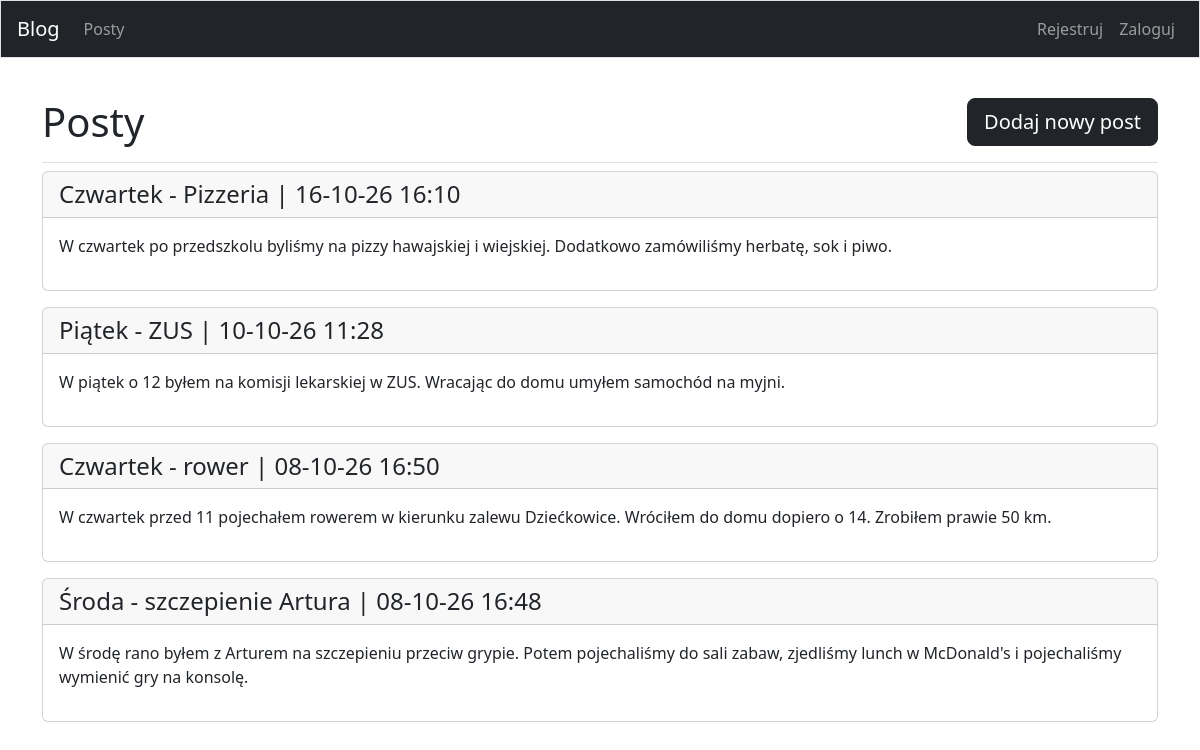
The app's page /posts/, older data.
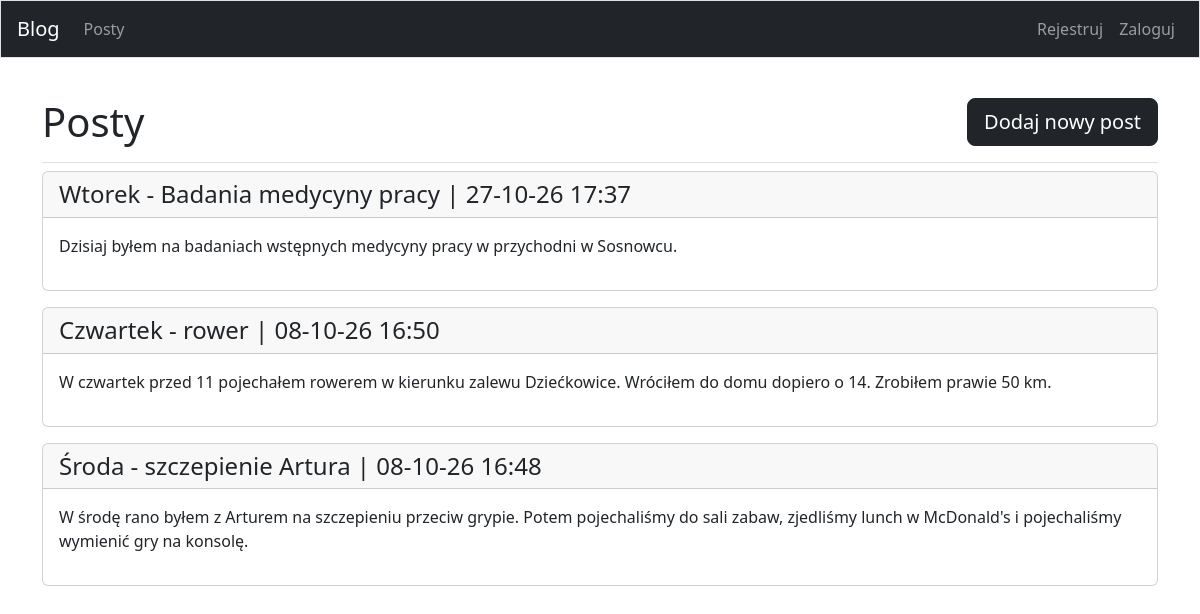
The same page, newer data.
### blogs/models.py (models this page shows, shortened)
class BlogPost(models.Model):
    title = models.CharField(max_length=200)
    text = models.TextField()
    date_added = models.DateTimeField(auto_now_add=True)
    owner = models.ForeignKey(User, on_delete=models.CASCADE)

### blogs/views.py (the view)
# urls.py: path('posts/', views.posts, name='posts'),
def posts(request):
    posts = BlogPost.objects.order_by('-date_added')
    context = {'posts': posts}
    return render(request, 'blogs/posts.html', context)

### blogs/templates/blogs/posts.html (shortened to what this page needs)
{% extends "blogs/base.html" %}
{% block page_header %}
  <h1 class="d-flex justify-content-between align-items-center mt-auto pt-3">
    Posty
    <a href="{% url 'blogs:new_post' %}" class="btn btn-lg btn-dark">Dodaj nowy post</a>
  </h1>
{% endblock page_header %}
{% block content %}
  {% for post in posts %}
    <div class="card mb-3">
      <h4 class="card-header">
        {{ post.title }} | {{ post.date_added|date:'d-m-y H:i' }}
      </h4>
      <div class="card-body d-flex flex-column">
        <div class="card-text fw-normal fs-6">{{ post.text|linebreaks }}</div>
        </div>
    </div>
  {% empty %}
    Nie został jeszcze dodany żaden post.
  {% endfor %}
{% endblock content %}

### blogs/templates/blogs/base.html (shortened to what this page needs)
{% load django_bootstrap5 %}
<!doctype html>
<html lang="pl">
  <head>
    {% bootstrap_css %}
  </head>
  <body>
    <nav class="navbar navbar-expand-md navbar-dark bg-dark mb-4 border">
      <div class="container-fluid px-3">
        <a class="navbar-brand" href="{% url 'blogs:index'%}">Blog</a>
        <div class="collapse navbar-collapse" id="navbarCollapse">
          <ul class="navbar-nav me-auto">
            <li class="nav-item">
              <a class="nav-link" href="{% url 'blogs:posts'%}">Posty</a>
            </li>
          </ul>
          <ul class="navbar-nav ms-auto d-flex align-items-center">
            {% if user.is_authenticated %}
              <li class="nav-item">
                <span class="navbar-text">Witaj, {{ user.username }}.</span>
              </li>
              <li class="nav-item">
                <form method="post" action="{% url 'users:logout' %}">
                  {% csrf_token %}
                  <button type="submit" class="nav-link btn btn-link">Wyloguj</button>
                </form>
              </li>
            {% else %}
              <li class="nav-item">
                <a class="nav-link" href="{% url 'users:register' %}">Rejestruj</a>
              </li>
              <li class="nav-item">
                <a class="nav-link" href="{% url 'users:login' %}">Zaloguj</a>
              </li>
            {% endif %}
          </ul>
        </div>
      </div>
    </nav>
    <main role="main" class="container">
      <div class="pb-2 mb-2 border-bottom">
        {% block page_header %}{% endblock page_header %}
      </div>
      <div>
        {% block content %}{% endblock content %}
      </div>
    </main>
  </body>
</html>

Row changes from the older to the newer data that the page shows:
removed BlogPost: title "Czwartek - Pizzeria", date_added "16-10-26 16:10", text "W czwartek po przedszkolu byliśmy na pizzy hawajskiej i wiejskiej. Dodatkowo zamówiliśmy herbatę, sok i piwo."
removed BlogPost: title "Piątek - ZUS", date_added "10-10-26 11:28", text "W piątek o 12 byłem na komisji lekarskiej w ZUS. Wracając do domu umyłem samochód na myjni."
added BlogPost: title "Wtorek - Badania medycyny pracy", date_added "27-10-26 17:37", text "Dzisiaj byłem na badaniach wstępnych medycyny pracy w przychodni w Sosnowcu."
